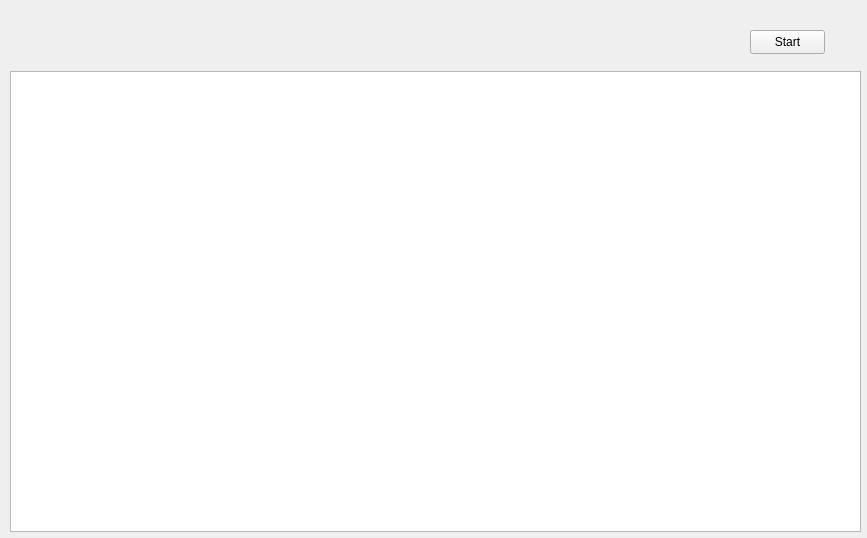
<?xml version="1.0" encoding="UTF-8"?>
<ui version="4.0">
 <class>Form</class>
 <widget class="QWidget" name="Form">
  <property name="geometry">
   <rect>
    <x>0</x>
    <y>0</y>
    <width>867</width>
    <height>538</height>
   </rect>
  </property>
  <property name="windowTitle">
   <string>Form</string>
  </property>
  <widget class="QTableView" name="tableView">
   <property name="geometry">
    <rect>
     <x>10</x>
     <y>71</y>
     <width>851</width>
     <height>461</height>
    </rect>
   </property>
  </widget>
  <widget class="QPushButton" name="pushButton">
   <property name="geometry">
    <rect>
     <x>750</x>
     <y>30</y>
     <width>75</width>
     <height>24</height>
    </rect>
   </property>
   <property name="text">
    <string>Start</string>
   </property>
  </widget>
 </widget>
 <resources/>
 <connections/>
</ui>
